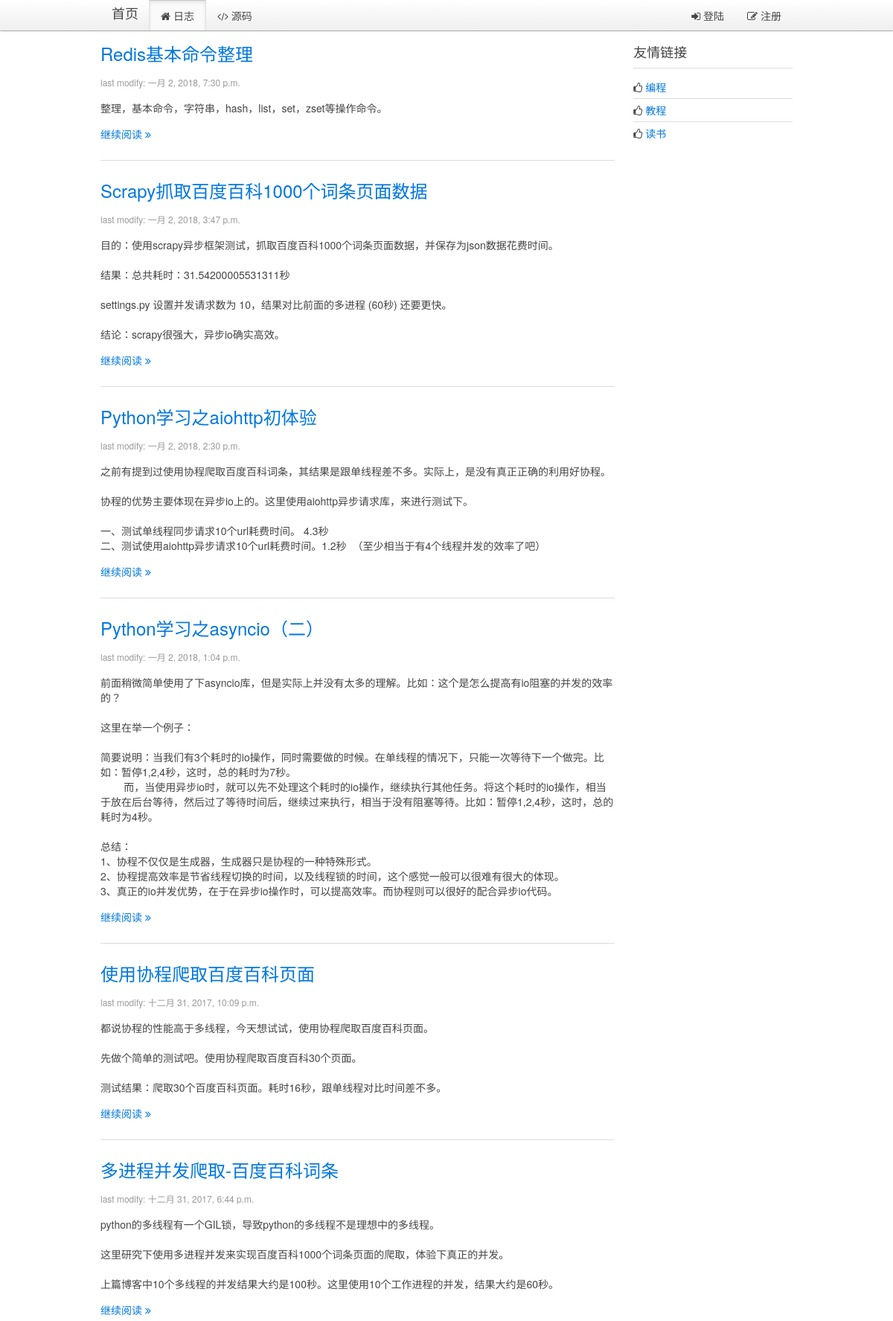
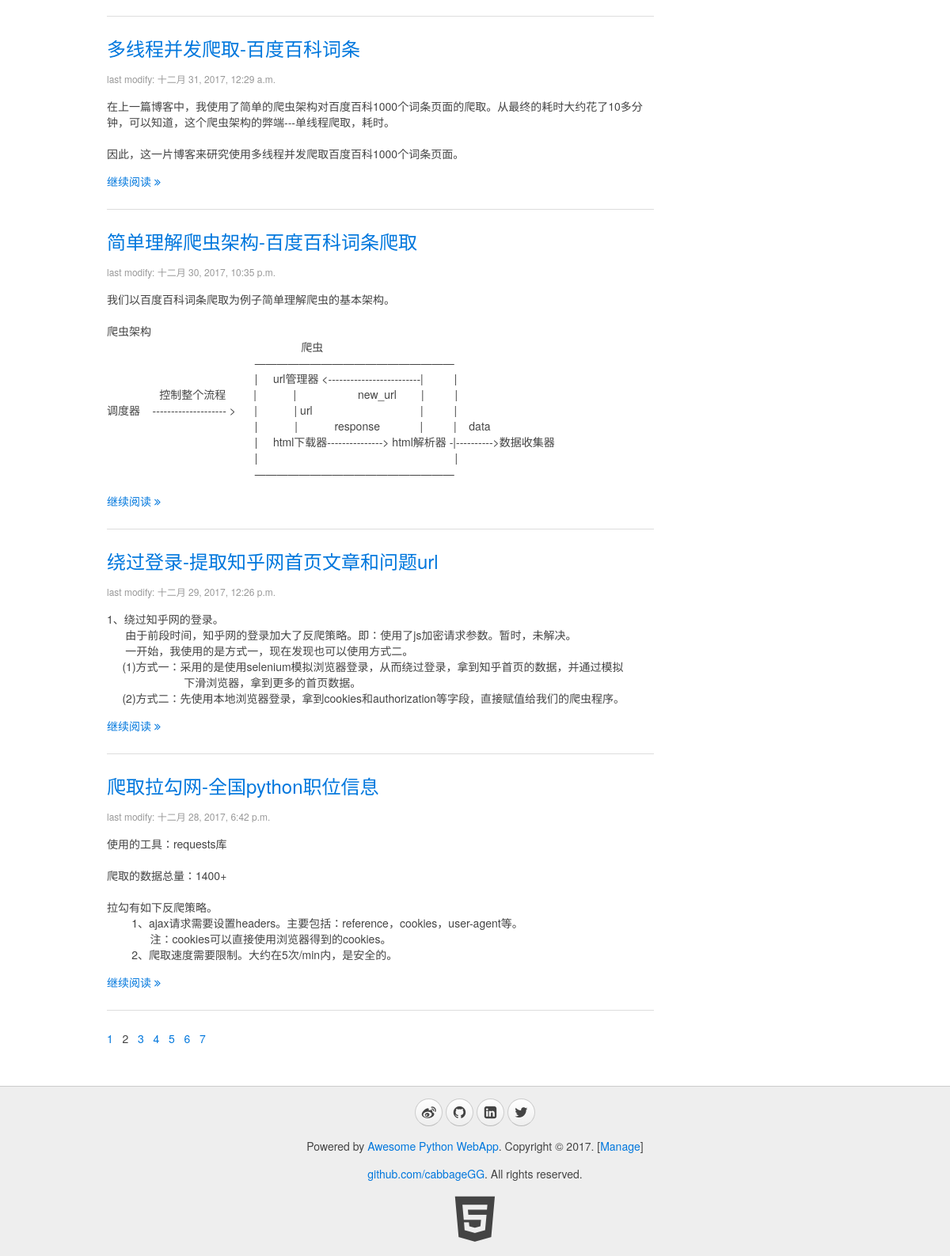
Page /?p=2 on the committed database (2 pictures, top to bottom).
### blog/models.py (models this page shows, shortened)
class Blog(models.Model):
    title = models.CharField(max_length=32, default="Title")
    content = models.TextField(null=True)
    summary = models.TextField(null=True)
    create_time = models.DateTimeField(null=True)

### blog/views.py (the view)
# urls.py: url(r'^$',views.blogs, name="index"),
def index(request):
    userinfo = ""
    account = request.COOKIES.get("account","")
    if account:
        userinfo = models.User.objects.filter(account=account)
        if userinfo:
            userinfo = userinfo[0]
    page = int(request.GET.get("p", "1"))
    first = (page - 1)*10
    end = first + 10
    blogs = models.Blog.objects.all()
    blogs = blogs[::-1]
    total_nums = len(blogs)
    if (total_nums % 10) > 0:
        page_nums = int(total_nums/10) + 1
    else:
        page_nums = int(total_nums/10)
    page_nums = range(0, page_nums)
    blogs = blogs[first:end]
    page = page - 1
    return render(request, "blog/index.html", {"blogs": blogs, "page":page, "page_nums":page_nums, "userinfo":userinfo})

### blog/templatetags/myfilter.py (called while the page is built)
@register.filter
def replaceTags(content):  #这里应该需要继续研究下，有时候需要空格，而不是&nbsp;
    content = content.replace("  ", "&nbsp;&nbsp;")  # 预处理空格
    content = content.replace("\n", "<br/>")  # 预处理换行
    return content

### blog/templates/blog/index.html (shortened to what this page needs)
{% extends '__base__.html' %}
{% load myfilter %}
{% block content %}
    <div class="uk-width-medium-3-4">
    {% for blog in blogs %}
        <article class="uk-article">
            <h2><a href="/blog/page/{{ blog.id }}">{{ blog.title }}</a></h2>
            <p class="uk-article-meta">last modify: {{ blog.create_time }}</p>
            <p>{% autoescape off %}{{ blog.summary | replaceTags }}{% endautoescape %}</p>
            <p><a href="/blog/page/{{ blog.id }}">继续阅读 <i class="uk-icon-angle-double-right"></i></a></p>
        </article>
        <hr class="uk-article-divider">
    {% endfor %}
        <div class="page">
        {% for page_num in page_nums %}
            {% if page_num == page %}
                <span>{{ page_num|add:"1" }}&nbsp;&nbsp;</span>
            {% else %}
                <a href="?p={{ page_num|add:"1" }}"><span>{{ page_num|add:"1" }}&nbsp;&nbsp;</span></a>
            {% endif %}
        {% endfor %}
        </div>
    </div>
    <div class="uk-width-medium-1-4">
        <div class="uk-panel uk-panel-header">
            <h3 class="uk-panel-title">友情链接</h3>
            <ul class="uk-list uk-list-line">
                <li><i class="uk-icon-thumbs-o-up"></i> <a target="_blank" href="https://github.com/cabbageGG">编程</a></li>
                <li><i class="uk-icon-thumbs-o-up"></i> <a target="_blank" href="https://www.liaoxuefeng.com/">教程</a></li>
                <li><i class="uk-icon-thumbs-o-up"></i> <a target="_blank" href="http://blog.jobbole.com/all-posts/">读书</a></li>
            </ul>
        </div>
    </div>
{% endblock %}

### rows in the picture
Blog: title "Redis基本命令整理", create_time "一月 2, 2018, 7:30 p.m.", summary "整理，基本命令，字符串，hash，list，set，zset等操作命令。"
Blog: title "Scrapy抓取百度百科1000个词条页面数据", create_time "一月 2, 2018, 3:47 p.m.", summary "目的：使用scrapy异步框架测试，抓取百度百科1000个词条页面数据，并保存为json数据花费时间。 结果：总共耗时：31.54200005531311秒 settings.py 设置并发请求数为 10，结果对比前面的多进程 (60秒) 还要更快。 结论：scrapy很强大，异步io确实高效。"
Blog: title "Python学习之aiohttp初体验", create_time "一月 2, 2018, 2:30 p.m.", summary "之前有提到过使用协程爬取百度百科词条，其结果是跟单线程差不多。实际上，是没有真正正确的利用好协程。 协程的优势主要体现在异步io上的。这里使用aiohttp异步请求库，来进行测试下。 一、测试单线程同步请求10个url耗费时间。 4.3秒 二、测试使用aiohttp异步请求10个url耗费时间。1.2秒 （至少相当于有4个线程并发的效率了吧）"
Blog: title "Python学习之asyncio（二）", create_time "一月 2, 2018, 1:04 p.m.", summary "前面稍微简单使用了下asyncio库，但是实际上并没有太多的理解。比如：这个是怎么提高有io阻塞的并发的效率的？ 这里在举一个例子： 简要说明：当我们有3个耗时的io操作，同时需要做的时候。在单线程的情况下，只能一次等待下一个做完。比如：暂停1,2,4秒，这时，总的耗时为7秒。 而，当使用异步io时，就可以先不处理这个耗时的io操作，继续执行其他任务。将这个耗时的io操作，相当于放在后台等待，然后过了等待时间后，继续过来执行，相当于没有阻塞等待。比如：暂停1,2,4秒，这时，总的耗时为4秒。 总结： 1、协程不仅仅是生成器，生成器只是协程的一种特殊形式。 2、协程提高效率是节省线程切换的时间，以及线程锁的时间，这个感觉一般可以很难有很大的体现。 3、真正的io并发优势，在于在异步io操作时，可以提高效率。而协程则可以很好的配合异步io代码。"
Blog: title "使用协程爬取百度百科页面", create_time "十二月 31, 2017, 10:09 p.m.", summary "都说协程的性能高于多线程，今天想试试，使用协程爬取百度百科页面。 先做个简单的测试吧。使用协程爬取百度百科30个页面。 测试结果：爬取30个百度百科页面。耗时16秒，跟单线程对比时间差不多。"
Blog: title "多进程并发爬取-百度百科词条", create_time "十二月 31, 2017, 6:44 p.m.", summary "python的多线程有一个GIL锁，导致python的多线程不是理想中的多线程。 这里研究下使用多进程并发来实现百度百科1000个词条页面的爬取，体验下真正的并发。 上篇博客中10个多线程的并发结果大约是100秒。这里使用10个工作进程的并发，结果大约是60秒。"
Blog: title "多线程并发爬取-百度百科词条", create_time "十二月 31, 2017, 12:29 a.m.", summary "在上一篇博客中，我使用了简单的爬虫架构对百度百科1000个词条页面的爬取。从最终的耗时大约花了10多分钟，可以知道，这个爬虫架构的弊端---单线程爬取，耗时。 因此，这一片博客来研究使用多线程并发爬取百度百科1000个词条页面。"
Blog: title "简单理解爬虫架构-百度百科词条爬取", create_time "十二月 30, 2017, 10:35 p.m.", summary "我们以百度百科词条爬取为例子简单理解爬虫的基本架构。 爬虫架构 爬虫 —————————————————— | url管理器 <-------------------------| | 控制整个流程 | | new_url | | 调度器 -------------------- > | | url | | | | response | | data | html下载器---------------> html解析器 -|---------->数据收集器 | | ——————————————————"
Blog: title "绕过登录-提取知乎网首页文章和问题url", create_time "十二月 29, 2017, 12:26 p.m.", summary "1、绕过知乎网的登录。 由于前段时间，知乎网的登录加大了反爬策略。即：使用了js加密请求参数。暂时，未解决。 一开始，我使用的是方式一，现在发现也可以使用方式二。 (1)方式一：采用的是使用selenium模拟浏览器登录，从而绕过登录，拿到知乎首页的数据，并通过模拟 下滑浏览器，拿到更多的首页数据。 (2)方式二：先使用本地浏览器登录，拿到cookies和authorization等字段，直接赋值给我们的爬虫程序。"
Blog: title "爬取拉勾网-全国python职位信息", create_time "十二月 28, 2017, 6:42 p.m.", summary "使用的工具：requests库 爬取的数据总量：1400+ 拉勾有如下反爬策略。 1、ajax请求需要设置headers。主要包括：reference，cookies，user-agent等。 注：cookies可以直接使用浏览器得到的cookies。 2、爬取速度需要限制。大约在5次/min内，是安全的。"

### other values in the picture
{{ page_num|add:"1" }} "1" "3" "4" "5" "6" "7"
{{ page_num|add:"1" }} "2"
